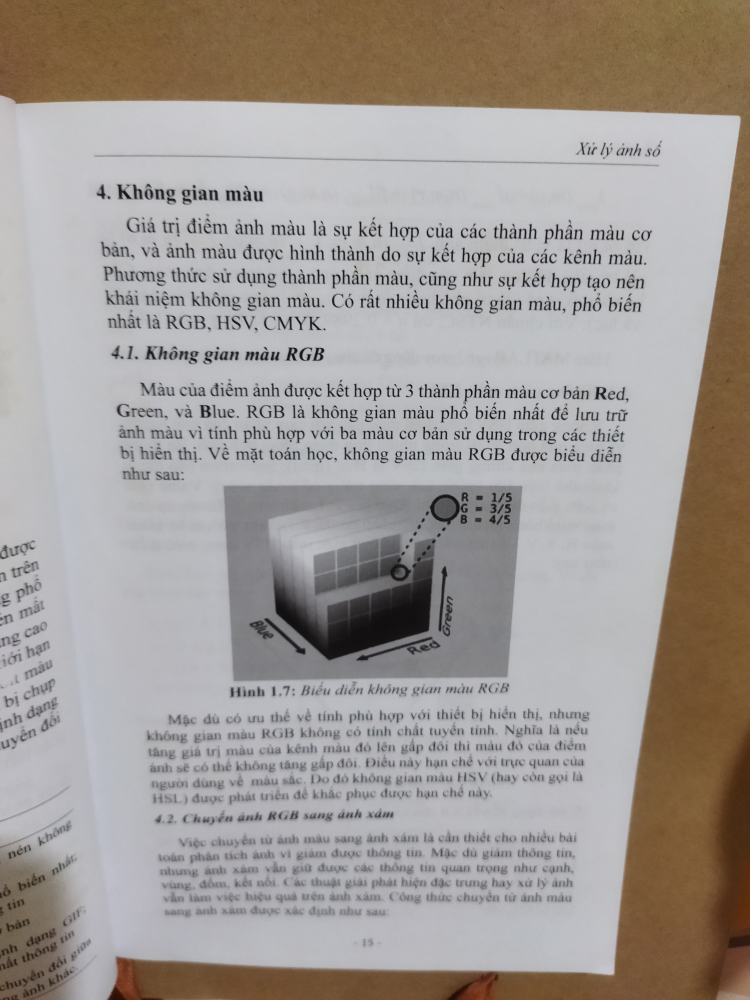
#> input picture uploads/test (25).jpg, 3000 x 4000 px (shown at 1/4 size)
$ python -i DocumentLayoutSegmentation.py   (imports and definitions only)
#> lines starting #> are read from the running program, lines starting #| are printed output that depends on the picture; after the words box and inside, x2 and y2 are one past the last pixel; in counts of white or black regions, pixels touching at a corner belong together
#> further down, picture is the input picture: shape (4000, 3000, 3); mean B, G, R 149.9, 154.4, 161
import cv2

class DocumentLayoutSegmentation:
    def __init__(self, image):
        self.image = image

    def segmentation(self):

        # Load image, grayscale, Gaussian blur, Otsu's threshold
        #D'D:\\STUDY\\DHSP\\Year3\\HK1\\DigitalImageProcessing-ThayVietDzeThuong\\Final-Project\\Document2Braille\\uploads\\SGK06.png')
        image = self.image
        dim_limit = 1080
        max_dim = max(image.shape)
        if max_dim > dim_limit:
            resize_scale = dim_limit / max_dim
            image = cv2.resize(image, None, fx=resize_scale, fy=resize_scale)

        gray = cv2.cvtColor(image, cv2.COLOR_BGR2GRAY)
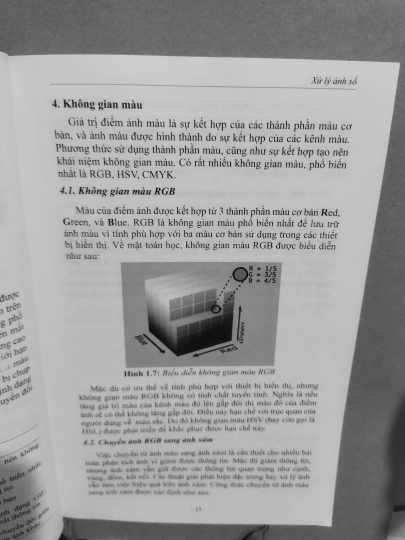
#> gray: shape (1080, 810) (shown at 1/2 size); min 3, max 207, mean 155.7
        blur = cv2.GaussianBlur(gray, (7,7), 0)

        # cv2.imshow("blur", blur)
        # cv2.waitKey(0)

        thresh = cv2.threshold(blur, 0, 255, cv2.THRESH_BINARY_INV + cv2.THRESH_OTSU)[1]
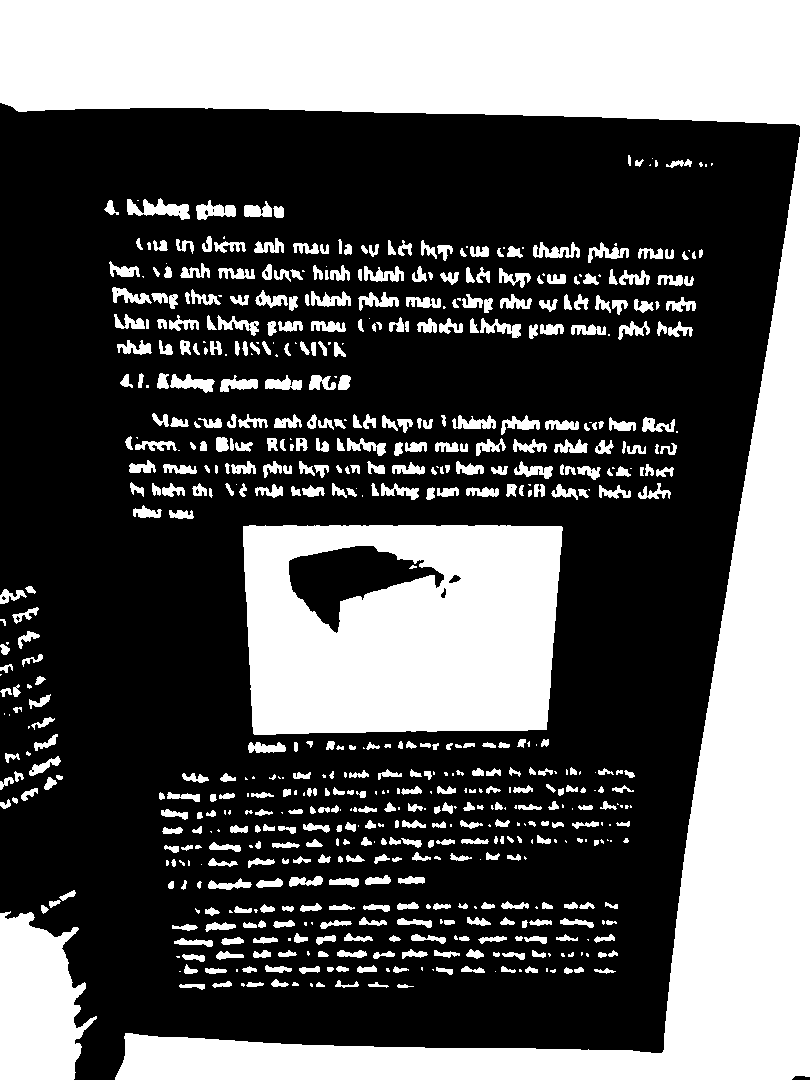
#> thresh: shape (1080, 810); 35.9% white; 666 white regions (160 under 20 px), largest, box (x1, y1, x2, y2) and area: (0, 0, 810, 1080) 191053, (243, 525, 563, 735) 57265, (0, 911, 97, 1080) 11752
        # cv2.imshow("thresh", thresh)
        # cv2.waitKey(0)


        # Create rectangular structuring element and dilate
        kernel = cv2.getStructuringElement(cv2.MORPH_RECT, (5,5))
        dilate = cv2.dilate(thresh, kernel, iterations=4)
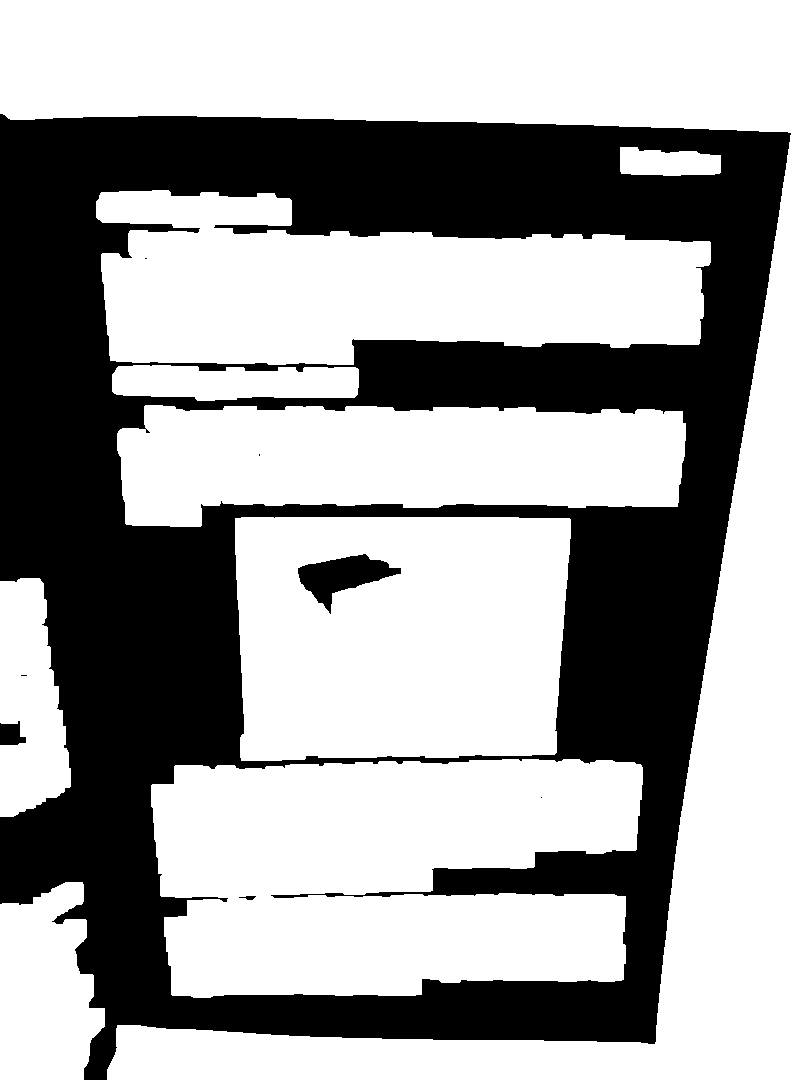
#> dilate: shape (1080, 810); 63.4% white; 8 black regions (4 under 20 px)
        # cv2.imshow("dilate", thresh)
        # cv2.waitKey(0)

        # Find contours and draw rectangle
        cnts = cv2.findContours(dilate, cv2.RETR_LIST, cv2.CHAIN_APPROX_SIMPLE)
#> cnts = 16 contours, 5 with area under 20; largest, box (x1, y1, x2, y2) and area: (0, 0, 810, 1080) 208640, (151, 759, 643, 998) 97618, (235, 517, 571, 761) 77280, (96, 190, 711, 365) 74582, (117, 405, 686, 527) 54866
        cnts = cnts[0] if len(cnts) == 2 else cnts[1]

        height, width, _ = image.shape
        min_contour_area = (width * height) / 80
        max_contour_area = (width * height) * 9 / 10

        filtered_cnts = [cnt for cnt in cnts if min_contour_area <= cv2.contourArea(cnt) <= max_contour_area]
#> filtered_cnts = 7 contours; box (x1, y1, x2, y2) and area: (0, 0, 810, 1080) 208640, (151, 759, 643, 998) 97618, (235, 517, 571, 761) 77280, (96, 190, 711, 365) 74582, (117, 405, 686, 527) 54866, (0, 882, 105, 1080) 15893, (0, 578, 71, 817) 12254

        filtered_cnts = sorted(filtered_cnts, key=lambda cnt: cv2.boundingRect(cnt)[1])

        dir = 'D:\\STUDY\\DHSP\\Year3\\HK1\\DigitalImageProcessing-ThayVietDzeThuong\\Final-Project\\Document2Braille\\output\\'
        # Duyệt qua từng đường viền và cắt hình ảnh thành các phần nhỏ
        for i, cnt in enumerate(filtered_cnts):
            # Tính toán hộp giới hạn của đường viền
            x, y, w, h = cv2.boundingRect(cnt)

            # Cắt hình ảnh theo hộp giới hạn
            roi = image[y:y + h, x:x + w]

            # Lưu hình ảnh cắt được (có thể lưu vào thư mục khác nhau)
            cv2.imwrite(dir + f"cropped_image_{i+1}.png", roi)
#> this loop made 7 passes
#> (x, y, w, h) on passes 1 to 7: (0, 0, 810, 1080), (96, 190, 615, 175), (117, 405, 569, 122), (235, 517, 336, 244), (0, 578, 71, 239), (151, 759, 492, 239), (0, 882, 105, 198)
#> pass 2, in segmentation, `roi = image[y:y + h, x:x + w]`:
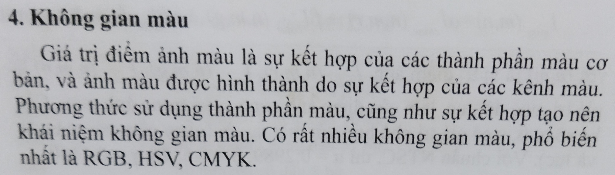
#> roi: shape (175, 615, 3); mean B, G, R 178.2, 174.9, 174.2
#> pass 3, in segmentation, `roi = image[y:y + h, x:x + w]`:
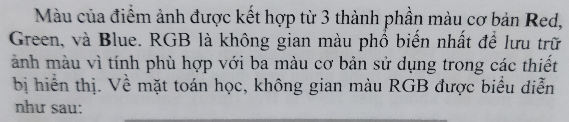
#> roi: shape (122, 569, 3); mean B, G, R 172.9, 169.1, 167.9

        for c in filtered_cnts:
            x,y,w,h = cv2.boundingRect(c)
            cv2.rectangle(image, (x, y), (x + w, y + h), (36,255,12), 2)
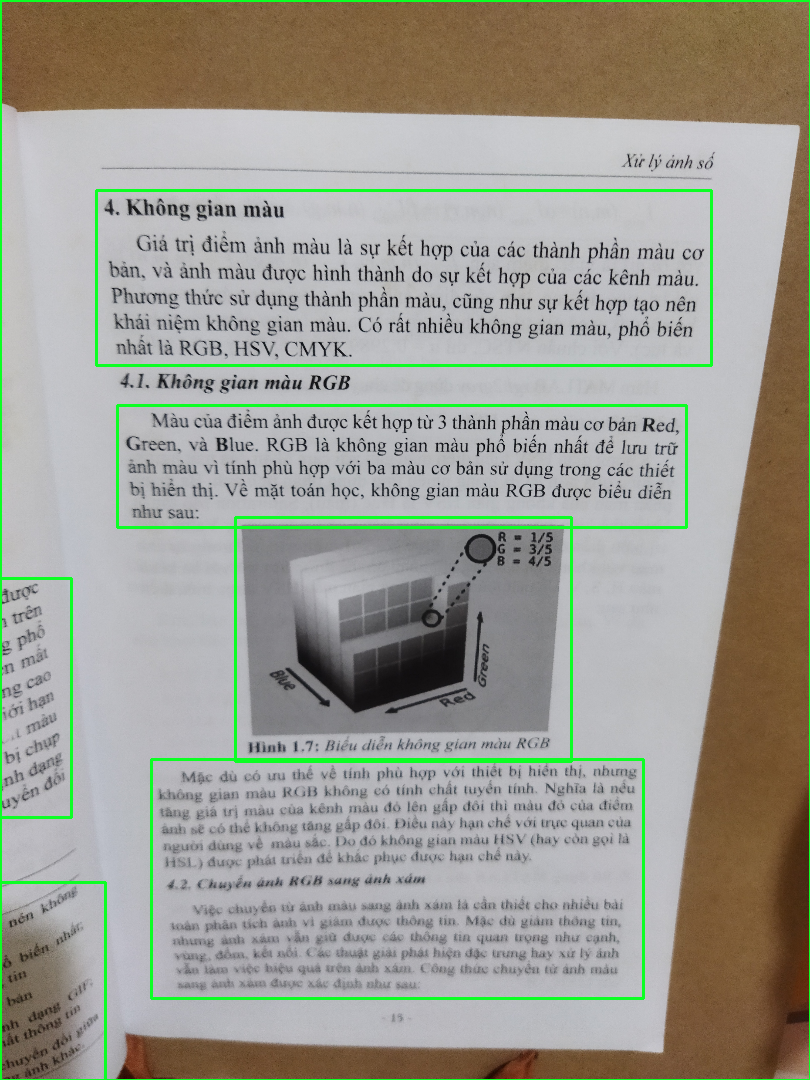
#> image: shape (1080, 810, 3); mean B, G, R 146.1, 156.6, 156.4

        # cv2.imwrite(dir + f"segmentation.png", image)
        # cv2.imshow("segmentation", image)
        # cv2.waitKey(0)
        return image

# img = cv2.imread("D:\\STUDY\\DHSP\\Year3\\HK1\\DigitalImageProcessing-ThayVietDzeThuong\\Final-Project\\Document2Braille\\output\\edgedetection.png")
# result = DocumentLayoutSegmentation(img).segmentation()

>>> import cv2
>>> picture = cv2.imread('../uploads/test (25).jpg')
>>> result = DocumentLayoutSegmentation(picture).segmentation()

$ run again, on uploads/test01.jpg
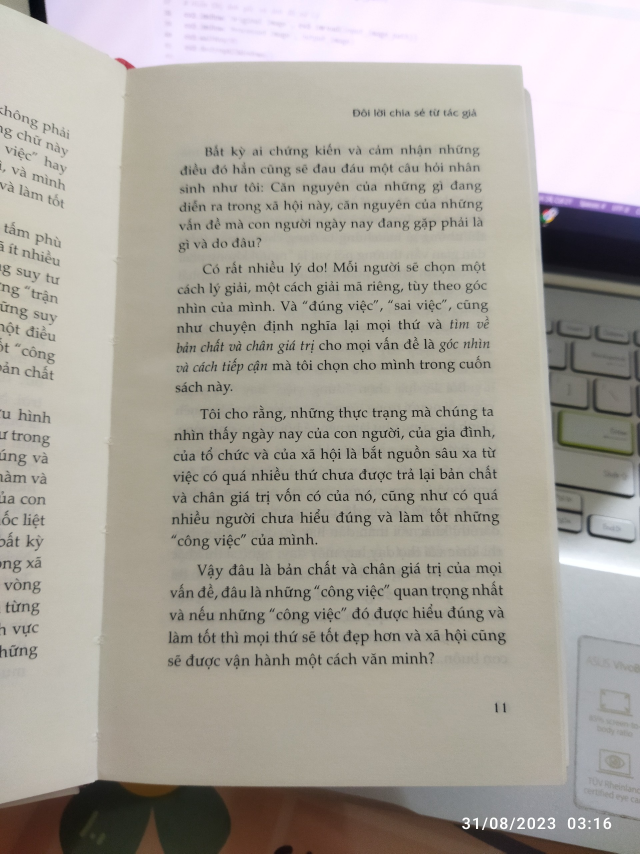
#> input picture uploads/test01.jpg, 1920 x 2560 px (shown at 1/3 size)
#> picture is the input picture: shape (2560, 1920, 3); mean B, G, R 155.1, 163.4, 168.2
#> in segmentation, `thresh = cv2.threshold(blur, 0, 255, cv2.THRESH_BINARY_INV + cv2.THRES..`:
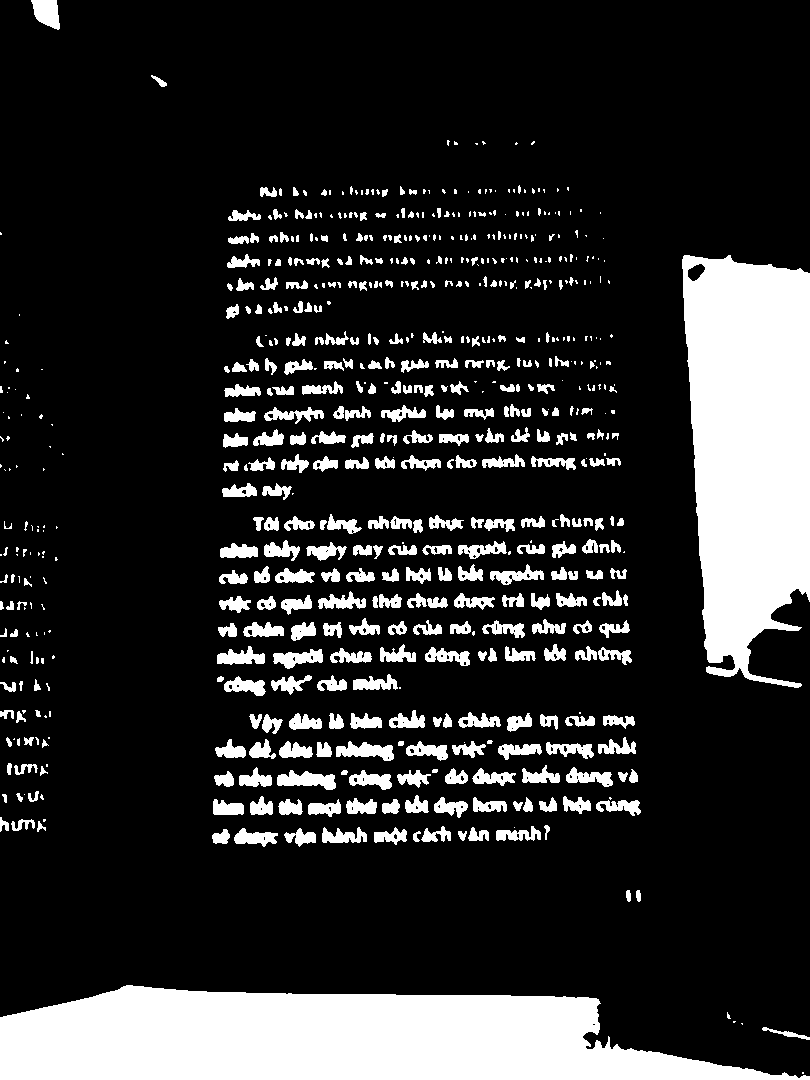
#> thresh: shape (1080, 810); 17.8% white; 644 white regions (272 under 20 px), largest, box (x1, y1, x2, y2) and area: (0, 985, 810, 1080) 54387, (682, 255, 810, 688) 43791, (277, 770, 336, 790) 722
#> dilate: shape (1080, 810); 44.1% white; 26 white regions
#> cnts = 119 contours, 54 with area under 20; largest, box (x1, y1, x2, y2) and area: (209, 323, 640, 704) 134302, (0, 977, 810, 1080) 61421, (204, 702, 649, 855) 59346, (674, 247, 810, 696) 51812, (218, 177, 618, 327) 45824
#> filtered_cnts = 5 contours; box (x1, y1, x2, y2) and area: (209, 323, 640, 704) 134302, (0, 977, 810, 1080) 61421, (204, 702, 649, 855) 59346, (674, 247, 810, 696) 51812, (218, 177, 618, 327) 45824
#> the loop in segmentation, `for i, cnt in enumerate(filtered_cnts):` made 5 passes
#> (x, y, w, h) on passes 1 to 5: (218, 177, 400, 150), (674, 247, 136, 449), (209, 323, 431, 381), (204, 702, 445, 153), (0, 977, 810, 103)
#> the loop in segmentation, `for c in filtered_cnts:` made 5 passes
#> after the loop in segmentation, `for c in filtered_cnts:`:
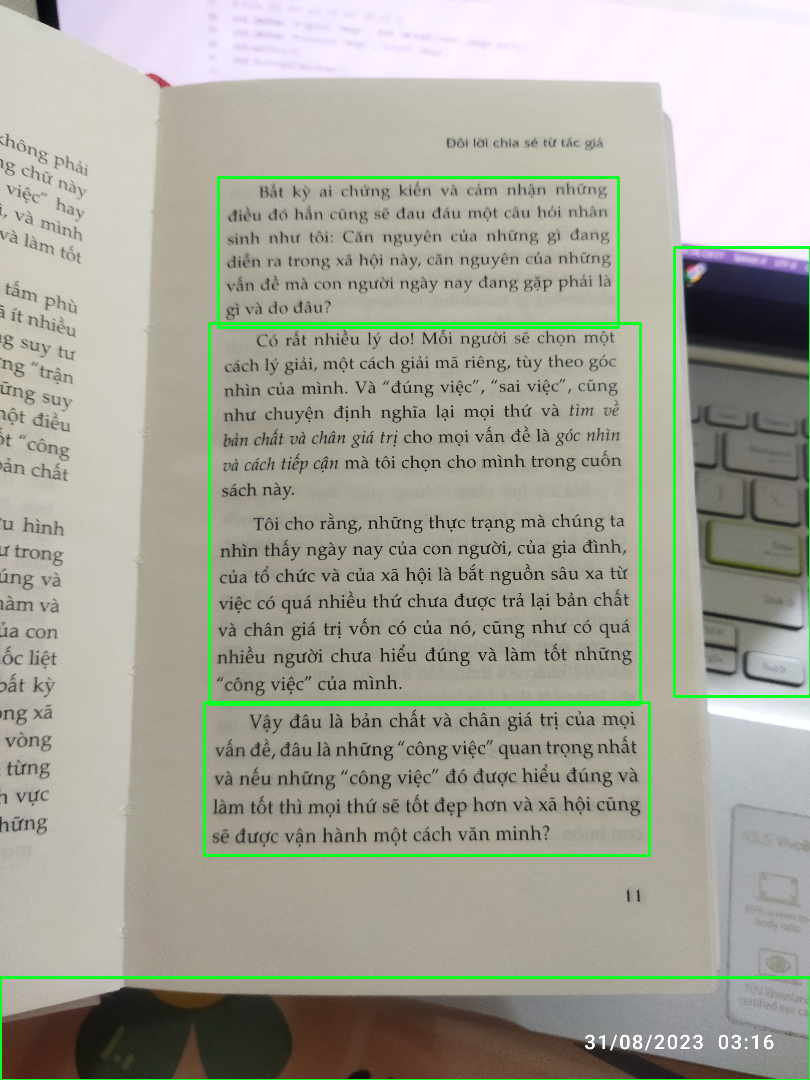
#> image: shape (1080, 810, 3); mean B, G, R 152.6, 165.1, 164.9
